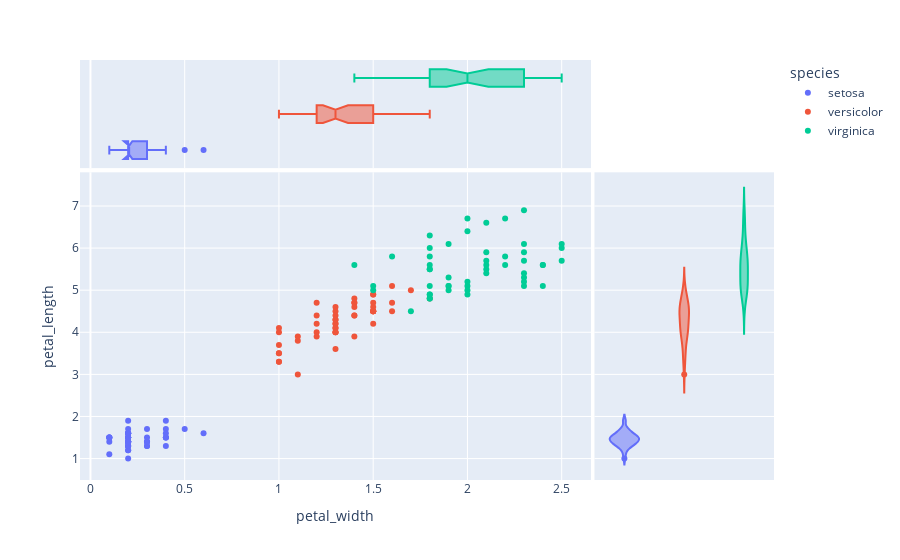

Source (notebook cell):
### Code cell
px.scatter(data, x="petal_width", y="petal_length", color="species", marginal_y="violin", marginal_x="box")

### Figure 1 — Plotly figure (JSON) as saved in the notebook; plotly's stock layout.template omitted (floating-point values rounded to 4 significant figures)
{"data": [{"hovertemplate": "species=setosa<br>petal_width=%{x}<br>petal_length=%{y}<extra></extra>", "legendgroup": "setosa", "marker": {"color": "#636efa", "symbol": "circle"}, "mode": "markers", "name": "setosa", "orientation": "v", "showlegend": true, "type": "scatter", "x": [0.2, 0.2, 0.2, 0.2, 0.2, 0.4, 0.3, 0.2, 0.2, 0.1, 0.2, 0.2, 0.1, 0.1, 0.2, 0.4, 0.4, 0.3, 0.3, 0.3, 0.2, 0.4, 0.2, 0.5, 0.2, 0.2, 0.4, 0.2, 0.2, 0.2, 0.2, 0.4, 0.1, 0.2, 0.1, 0.2, 0.2, 0.1, 0.2, 0.2, 0.3, 0.3, 0.2, 0.6, 0.4, 0.3, 0.2, 0.2, 0.2, 0.2], "xaxis": "x", "y": [1.4, 1.4, 1.3, 1.5, 1.4, 1.7, 1.4, 1.5, 1.4, 1.5, 1.5, 1.6, 1.4, 1.1, 1.2, 1.5, 1.3, 1.4, 1.7, 1.5, 1.7, 1.5, 1, 1.7, 1.9, 1.6, 1.6, 1.5, 1.4, 1.6, 1.6, 1.5, 1.5, 1.4, 1.5, 1.2, 1.3, 1.5, 1.3, 1.5, 1.3, 1.3, 1.3, 1.6, 1.9, 1.4, 1.6, 1.4, 1.5, 1.4], "yaxis": "y"}, {"alignmentgroup": "True", "hovertemplate": "species=setosa<br>petal_width=%{x}<extra></extra>", "legendgroup": "setosa", "marker": {"color": "#636efa", "symbol": "circle"}, "name": "setosa", "notched": true, "offsetgroup": "setosa", "showlegend": false, "type": "box", "x": [0.2, 0.2, 0.2, 0.2, 0.2, 0.4, 0.3, 0.2, 0.2, 0.1, 0.2, 0.2, 0.1, 0.1, 0.2, 0.4, 0.4, 0.3, 0.3, 0.3, 0.2, 0.4, 0.2, 0.5, 0.2, 0.2, 0.4, 0.2, 0.2, 0.2, 0.2, 0.4, 0.1, 0.2, 0.1, 0.2, 0.2, 0.1, 0.2, 0.2, 0.3, 0.3, 0.2, 0.6, 0.4, 0.3, 0.2, 0.2, 0.2, 0.2], "xaxis": "x3", "yaxis": "y3"}, {"alignmentgroup": "True", "hovertemplate": "species=setosa<br>petal_length=%{y}<extra></extra>", "legendgroup": "setosa", "marker": {"color": "#636efa", "symbol": "circle"}, "name": "setosa", "offsetgroup": "setosa", "scalegroup": "y", "showlegend": false, "type": "violin", "xaxis": "x2", "y": [1.4, 1.4, 1.3, 1.5, 1.4, 1.7, 1.4, 1.5, 1.4, 1.5, 1.5, 1.6, 1.4, 1.1, 1.2, 1.5, 1.3, 1.4, 1.7, 1.5, 1.7, 1.5, 1, 1.7, 1.9, 1.6, 1.6, 1.5, 1.4, 1.6, 1.6, 1.5, 1.5, 1.4, 1.5, 1.2, 1.3, 1.5, 1.3, 1.5, 1.3, 1.3, 1.3, 1.6, 1.9, 1.4, 1.6, 1.4, 1.5, 1.4], "yaxis": "y2"}, {"hovertemplate": "species=versicolor<br>petal_width=%{x}<br>petal_length=%{y}<extra></extra>", "legendgroup": "versicolor", "marker": {"color": "#EF553B", "symbol": "circle"}, "mode": "markers", "name": "versicolor", "orientation": "v", "showlegend": true, "type": "scatter", "x": [1.4, 1.5, 1.5, 1.3, 1.5, 1.3, 1.6, 1, 1.3, 1.4, 1, 1.5, 1, 1.4, 1.3, 1.4, 1.5, 1, 1.5, 1.1, 1.8, 1.3, 1.5, 1.2, 1.3, 1.4, 1.4, 1.7, 1.5, 1, 1.1, 1, 1.2, 1.6, 1.5, 1.6, 1.5, 1.3, 1.3, 1.3, 1.2, 1.4, 1.2, 1, 1.3, 1.2, 1.3, 1.3, 1.1, 1.3], "xaxis": "x", "y": [4.7, 4.5, 4.9, 4, 4.6, 4.5, 4.7, 3.3, 4.6, 3.9, 3.5, 4.2, 4, 4.7, 3.6, 4.4, 4.5, 4.1, 4.5, 3.9, 4.8, 4, 4.9, 4.7, 4.3, 4.4, 4.8, 5, 4.5, 3.5, 3.8, 3.7, 3.9, 5.1, 4.5, 4.5, 4.7, 4.4, 4.1, 4, 4.4, 4.6, 4, 3.3, 4.2, 4.2, 4.2, 4.3, 3, 4.1], "yaxis": "y"}, {"alignmentgroup": "True", "hovertemplate": "species=versicolor<br>petal_width=%{x}<extra></extra>", "legendgroup": "versicolor", "marker": {"color": "#EF553B", "symbol": "circle"}, "name": "versicolor", "notched": true, "offsetgroup": "versicolor", "showlegend": false, "type": "box", "x": [1.4, 1.5, 1.5, 1.3, 1.5, 1.3, 1.6, 1, 1.3, 1.4, 1, 1.5, 1, 1.4, 1.3, 1.4, 1.5, 1, 1.5, 1.1, 1.8, 1.3, 1.5, 1.2, 1.3, 1.4, 1.4, 1.7, 1.5, 1, 1.1, 1, 1.2, 1.6, 1.5, 1.6, 1.5, 1.3, 1.3, 1.3, 1.2, 1.4, 1.2, 1, 1.3, 1.2, 1.3, 1.3, 1.1, 1.3], "xaxis": "x3", "yaxis": "y3"}, {"alignmentgroup": "True", "hovertemplate": "species=versicolor<br>petal_length=%{y}<extra></extra>", "legendgroup": "versicolor", "marker": {"color": "#EF553B", "symbol": "circle"}, "name": "versicolor", "offsetgroup": "versicolor", "scalegroup": "y", "showlegend": false, "type": "violin", "xaxis": "x2", "y": [4.7, 4.5, 4.9, 4, 4.6, 4.5, 4.7, 3.3, 4.6, 3.9, 3.5, 4.2, 4, 4.7, 3.6, 4.4, 4.5, 4.1, 4.5, 3.9, 4.8, 4, 4.9, 4.7, 4.3, 4.4, 4.8, 5, 4.5, 3.5, 3.8, 3.7, 3.9, 5.1, 4.5, 4.5, 4.7, 4.4, 4.1, 4, 4.4, 4.6, 4, 3.3, 4.2, 4.2, 4.2, 4.3, 3, 4.1], "yaxis": "y2"}, {"hovertemplate": "species=virginica<br>petal_width=%{x}<br>petal_length=%{y}<extra></extra>", "legendgroup": "virginica", "marker": {"color": "#00cc96", "symbol": "circle"}, "mode": "markers", "name": "virginica", "orientation": "v", "showlegend": true, "type": "scatter", "x": [2.5, 1.9, 2.1, 1.8, 2.2, 2.1, 1.7, 1.8, 1.8, 2.5, 2, 1.9, 2.1, 2, 2.4, 2.3, 1.8, 2.2, 2.3, 1.5, 2.3, 2, 2, 1.8, 2.1, 1.8, 1.8, 1.8, 2.1, 1.6, 1.9, 2, 2.2, 1.5, 1.4, 2.3, 2.4, 1.8, 1.8, 2.1, 2.4, 2.3, 1.9, 2.3, 2.5, 2.3, 1.9, 2, 2.3, 1.8], "xaxis": "x", "y": [6, 5.1, 5.9, 5.6, 5.8, 6.6, 4.5, 6.3, 5.8, 6.1, 5.1, 5.3, 5.5, 5, 5.1, 5.3, 5.5, 6.7, 6.9, 5, 5.7, 4.9, 6.7, 4.9, 5.7, 6, 4.8, 4.9, 5.6, 5.8, 6.1, 6.4, 5.6, 5.1, 5.6, 6.1, 5.6, 5.5, 4.8, 5.4, 5.6, 5.1, 5.1, 5.9, 5.7, 5.2, 5, 5.2, 5.4, 5.1], "yaxis": "y"}, {"alignmentgroup": "True", "hovertemplate": "species=virginica<br>petal_width=%{x}<extra></extra>", "legendgroup": "virginica", "marker": {"color": "#00cc96", "symbol": "circle"}, "name": "virginica", "notched": true, "offsetgroup": "virginica", "showlegend": false, "type": "box", "x": [2.5, 1.9, 2.1, 1.8, 2.2, 2.1, 1.7, 1.8, 1.8, 2.5, 2, 1.9, 2.1, 2, 2.4, 2.3, 1.8, 2.2, 2.3, 1.5, 2.3, 2, 2, 1.8, 2.1, 1.8, 1.8, 1.8, 2.1, 1.6, 1.9, 2, 2.2, 1.5, 1.4, 2.3, 2.4, 1.8, 1.8, 2.1, 2.4, 2.3, 1.9, 2.3, 2.5, 2.3, 1.9, 2, 2.3, 1.8], "xaxis": "x3", "yaxis": "y3"}, {"alignmentgroup": "True", "hovertemplate": "species=virginica<br>petal_length=%{y}<extra></extra>", "legendgroup": "virginica", "marker": {"color": "#00cc96", "symbol": "circle"}, "name": "virginica", "offsetgroup": "virginica", "scalegroup": "y", "showlegend": false, "type": "violin", "xaxis": "x2", "y": [6, 5.1, 5.9, 5.6, 5.8, 6.6, 4.5, 6.3, 5.8, 6.1, 5.1, 5.3, 5.5, 5, 5.1, 5.3, 5.5, 6.7, 6.9, 5, 5.7, 4.9, 6.7, 4.9, 5.7, 6, 4.8, 4.9, 5.6, 5.8, 6.1, 6.4, 5.6, 5.1, 5.6, 6.1, 5.6, 5.5, 4.8, 5.4, 5.6, 5.1, 5.1, 5.9, 5.7, 5.2, 5, 5.2, 5.4, 5.1], "yaxis": "y2"}], "layout": {"legend": {"title": {"text": "species"}, "tracegroupgap": 0}, "margin": {"t": 60}, "xaxis": {"anchor": "y", "domain": [0, 0.7363], "title": {"text": "petal_width"}}, "xaxis2": {"anchor": "y2", "domain": [0.7413, 1], "matches": "x2", "showgrid": false, "showline": false, "showticklabels": false, "ticks": ""}, "xaxis3": {"anchor": "y3", "domain": [0, 0.7363], "matches": "x", "showgrid": true, "showticklabels": false}, "xaxis4": {"anchor": "y4", "domain": [0.7413, 1], "matches": "x2", "showgrid": false, "showline": false, "showticklabels": false, "ticks": ""}, "yaxis": {"anchor": "x", "domain": [0, 0.7326], "title": {"text": "petal_length"}}, "yaxis2": {"anchor": "x2", "domain": [0, 0.7326], "matches": "y", "showgrid": true, "showticklabels": false}, "yaxis3": {"anchor": "x3", "domain": [0.7426, 1], "matches": "y3", "showgrid": false, "showline": false, "showticklabels": false, "ticks": ""}, "yaxis4": {"anchor": "x4", "domain": [0.7426, 1], "matches": "y3", "showgrid": true, "showline": false, "showticklabels": false, "ticks": ""}}}
